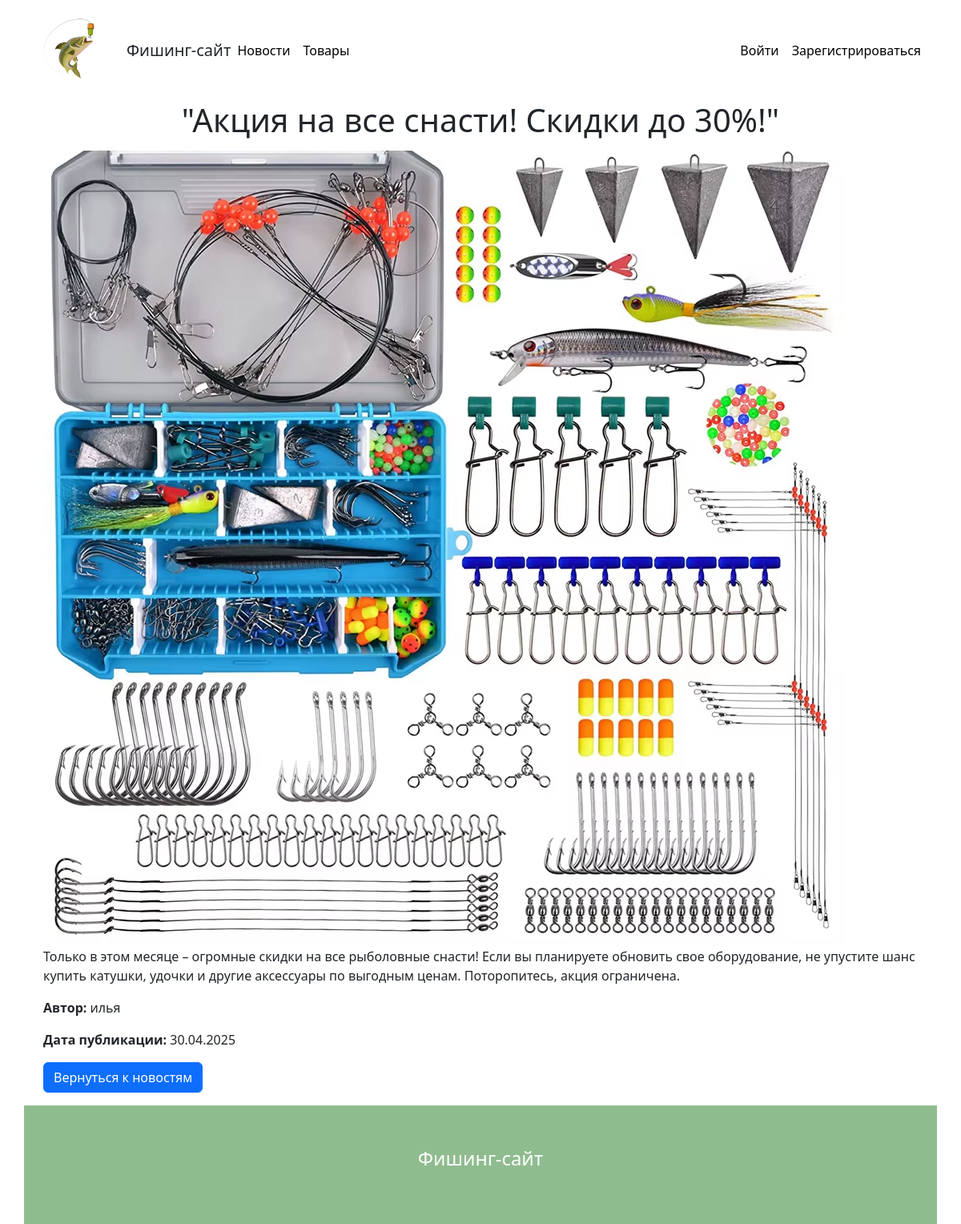
The page /news/2 on the database its author committed.
### core/app/news/models.py (models this page shows)
class News(db.Model):
    __tablename__ = "news"
    id = db.Column(db.Integer, primary_key=True)
    title = db.Column(db.String(100), nullable=False)
    picture = db.Column(
        db.String(200),
        nullable=True,
    )
    text = db.Column(
        db.String(500),
        nullable=False,
    )
    author_id = db.Column(db.Integer, db.ForeignKey("users.id", name="author"))
    author = db.relationship(User)
    news_type = db.Column(
        sqlalchemy.Enum(NewsType),
        default=NewsType.regular,
    )
    is_published = db.Column(
        db.Boolean,
        nullable=False,
        default=True,
    )
    created_at = db.Column(db.DateTime, default=datetime.now)

### core/app/users/models.py (models this page shows, shortened)
class User(db.Model, UserMixin):
    __tablename__ = "users"
    id = sqlalchemy.Column(
        sqlalchemy.Integer,
        primary_key=True,
        autoincrement=True,
    )
    name = sqlalchemy.Column(
        sqlalchemy.String,
        nullable=True,
    )
    email = sqlalchemy.Column(
        sqlalchemy.String,
        index=True,
        unique=True,
        nullable=True,
    )
    role = db.Column(
        sqlalchemy.Enum(UserRole),
        default=UserRole.user,
        nullable=False,
    )
    hashed_password = sqlalchemy.Column(
        sqlalchemy.String,
        nullable=True,
    )
    created_date = sqlalchemy.Column(
        sqlalchemy.DateTime,
        default=datetime.datetime.now,
    )

### core/routes/news/routes.py (the view)
@news_bp.route("/news/<int:id>", methods=["GET"])
def get_news_item(id: int):
    news_item = NewsService.get_news_item(id)
    return render_template("news/news-item.html", news_item=news_item)

### core/app/news/services.py (called while the page is built)
    def get_news_item(id: int):
        news_item = db.session.query(News).get(id)
        return news_item

### templates/news/news-item.html
{% extends "base.html" %}
{% block content %}
<div class="container">
    <div class="news-item">
        <h1 class="text-center">{{ news_item.title }}</h1>
        {% if news_item.picture %}
            <img src="../{{ news_item.picture }}" alt="{{ news_item.title }}" class="news_item.image">
        {% endif %}
        <p class="news_item-text">{{ news_item.text }}</p>
        <p class="news_item-author"><span class="fw-bold">Автор:</span> {{ news_item.author.name }}</p>
        <p class="news_item-date"><span class="fw-bold">Дата публикации:</span> {{ news_item.created_at.strftime('%d.%m.%Y') }}</p>
        <div class="">
            <a href="/news/" class="btn btn-primary">Вернуться к новостям</a>
        </div>
    </div>
</div>
{% endblock %}

### rows shown on the page
News: title "\"Акция на все снасти! Скидки до 30%!\"", picture (picture), text "Только в этом месяце – огромные скидки на все рыболовные снасти! Если вы планируете обновить свое оборудование, не упустите шанс купить катушки, удочки и другие аксессуары по выгодным ценам. Поторопитесь, акция ограничена.", created_at "30.04.2025"
User: author.name "илья"
